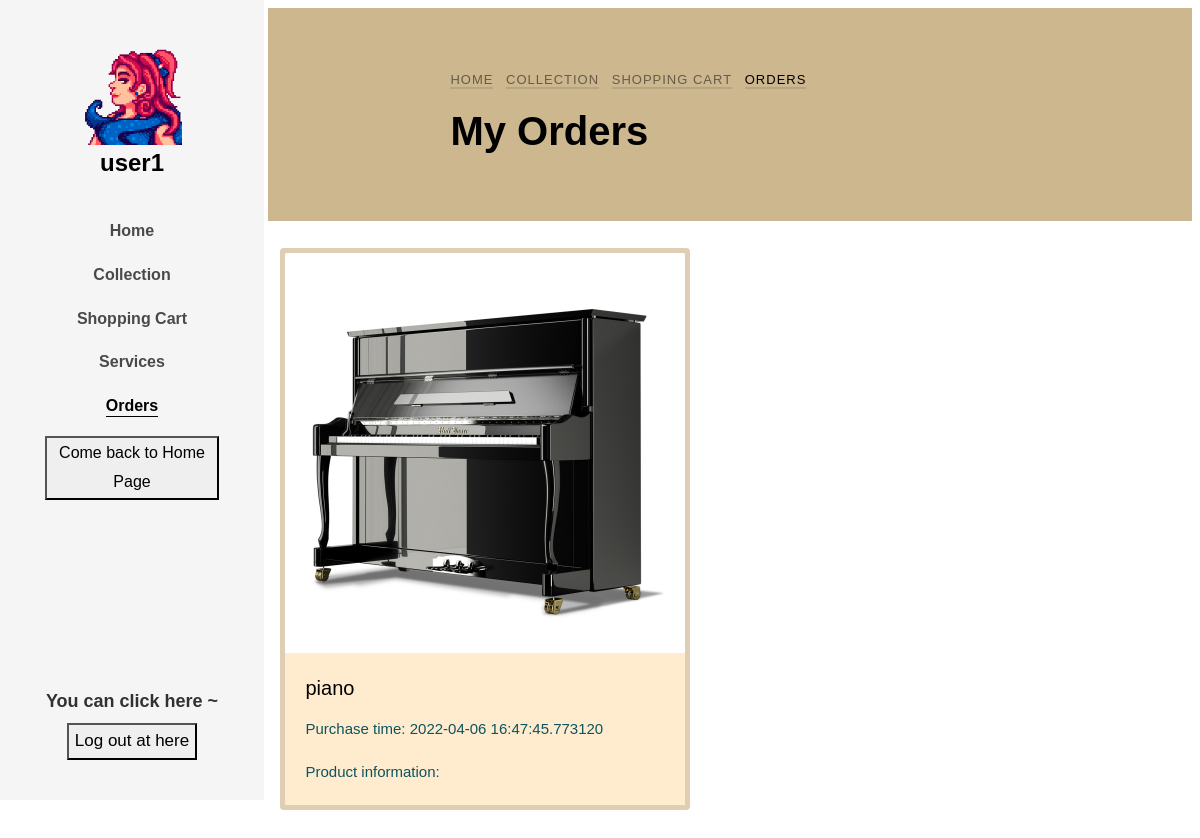
The page /Orders (signed in) on the database as committed earlier.
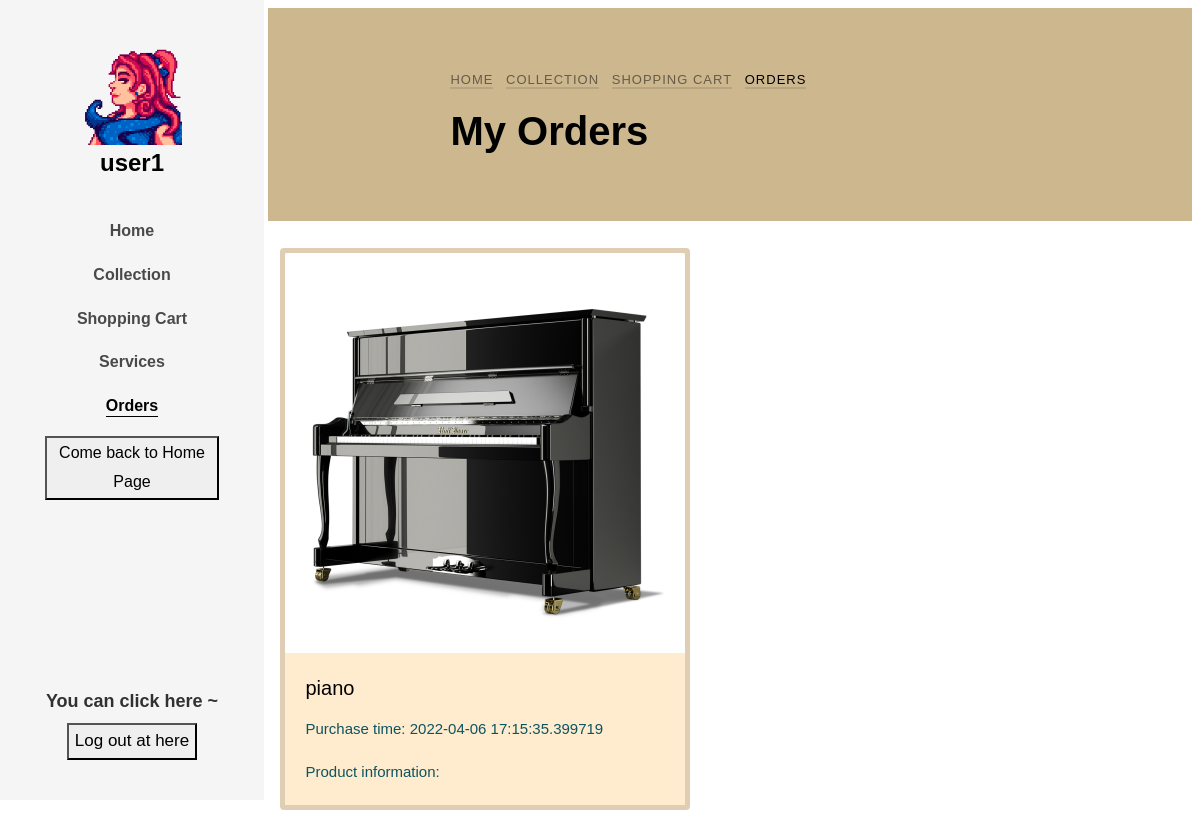
The same page on the database as committed later.
### app/models.py (models this page shows, shortened)
class User(db.Model):
    __tablename__ = "user"
    __table_args__ = {'extend_existing': True}
    id = db.Column(db.Integer, primary_key=True)
    user_name = db.Column(db.String(32), unique=True, nullable=False)
    password_hash = db.Column(db.String(64), nullable=False)
    email = db.Column(db.String(64), nullable=False)
    register_time = db.Column(db.DateTime, default=datetime.now)
    gender = db.Column(db.String(10), nullable=True)
    icon = db.Column(db.String(128), nullable=True)
    introduction = db.Column(db.String(64), nullable=True)
    authority = db.Column(db.Integer, default=0, nullable=False)
    money = db.Column(db.Integer, default=0, nullable=False)

class Order(db.Model):
    __tablename__ = "order"
    __table_args__ = {'extend_existing': True}
    id = db.Column(db.Integer, primary_key=True, autoincrement=True)
    commodity_id = db.Column(db.Integer, db.ForeignKey('commodity.id'))
    user_id = db.Column(db.Integer, db.ForeignKey('user.id'))
    purchase_time = db.Column(db.DateTime, default=datetime.now)
    commodity_num = db.Column(db.Integer, default=0, nullable=False)
    address = db.Column(db.String(64), nullable=False)
    transport = db.Column(db.String(64),nullable=False)
    commodity = db.relationship('Commodity', backref=db.backref('Order', lazy='dynamic'))

class Commodity(db.Model):
    __tablename__ = "commodity"
    __table_args__ = {'extend_existing': True}
    id = db.Column(db.Integer, primary_key=True, autoincrement=True)
    commodity_name = db.Column(db.String(32), nullable=False)
    release_time = db.Column(db.DateTime, default=datetime.now)
    cargo_quantity = db.Column(db.Integer, nullable=False)
    pic_path = db.Column(db.String(64), nullable=True)
    price = db.Column(db.Integer, nullable=False)
    introduction = db.Column(db.String(64), nullable=True)
    type = db.Column(db.String(32), nullable=False)
    is_collect = db.Column(db.Boolean, default=False, nullable=False)

### app/routes.py (the view)
@app.route('/Orders')
def Orders():
    user = User.query.filter(User.user_name == session.get('USERNAME')).first()
    user_icon = setIcon()
    orders = Order.query.filter(User.id == session.get('uid'))
    return render_template('order.html', user=user, icon=user_icon, islogin=islogined(), orders=orders)

### app/functions.py (called while the page is built)
def islogined():
    if session.get('USERNAME'):
        return True
    else:
        return False

### app/routes.py (called while the page is built)
def setIcon():
    if islogined():
        user = User.query.filter(User.user_name == session.get('USERNAME')).first()
        user_icon = user.icon
        if user_icon != None:
            icon = user.icon
            user_icon = url_for('static', filename='uploaded_AVA/' + icon)
        else:
            user_icon = 'NULL'
    else:
        user_icon = 'NULL'
    return user_icon

### app/templates/order.html (shortened to what this page needs)
<!DOCTYPE html>
<html lang="en">
  <head>
    <link rel="stylesheet" href="../static/css/open-iconic-bootstrap.min.css">
    <link rel="stylesheet" href="../static/css/animate.css">
    <link rel="stylesheet" href="../static/css/owl.carousel.min.css">
    <link rel="stylesheet" href="../static/css/owl.theme.default.min.css">
    <link rel="stylesheet" href="../static/css/magnific-popup.css">
    <link rel="stylesheet" href="../static/css/aos.css">
    <link rel="stylesheet" href="../static/css/ionicons.min.css">
    <link rel="stylesheet" href="../static/css/bootstrap-datepicker.css">
    <link rel="stylesheet" href="../static/css/jquery.timepicker.css">
    <link rel="stylesheet" href="../static/css/flaticon.css">
    <link rel="stylesheet" href="../static/css/icomoon.css">
    <link rel="stylesheet" href="../static/css/style-per.css">
  </head>
  <body>
	<div id="colorlib-page">
		<aside id="colorlib-aside" role="complementary" class="js-fullheight text-center">
			<h1 id="colorlib-logo"><a href="http://127.0.0.1:5000/home">
                <span>
                    {% if icon == "NULL" %}
                        <img src='{{ avatars.default(size='l') }}' alt="" width=100 height=100>
                    {% else %}
                        <img src='{{ icon }}' alt="" width=100 height=100>
                    {% endif %}
                </span><br>{{user.user_name}}</a>
            </h1>
			<nav id="colorlib-main-menu" role="navigation">
				<ul>
					<li><a href="http://127.0.0.1:5000/home ">Home</a></li>
					<li><a href="http://127.0.0.1:5000/collection">Collection</a></li>
					<li><a href="http://127.0.0.1:5000/ShoppingCart">Shopping Cart</a></li>
					<li><a href="http://127.0.0.1:5000/contact">Services</a></li>
                    <li class="colorlib-active"><a href="http://127.0.0.1:5000/Orders">Orders</a></li>
                    <li><button onclick="location.href='http://127.0.0.1:5000/main_page'">Come back to Home Page</button> </li>
				</ul>
			</nav>
			<div class="colorlib-footer">
				<h3>You can click here ~</h3>
				<div class="d-flex justify-content-center">
					<form action="#" class="colorlib-subscribe-form">
            <div class="form-group d-flex">
            	<button onclick="clickToLogout();">Log out at here</button>
            </div>
          </form>
				</div>
			</div>
		</aside>
        <div id="colorlib-main">
        <section class="ftco-section ftco-bread">
            <div class="container">
                <div class="row no-gutters slider-text justify-content-center align-items-center">
                    <div class="col-md-8 ftco-animate">
                        <p class="breadcrumbs"><span class="mr-2"><a href="http://127.0.0.1:5000/home">Home</a></span>
                        <span class="mr-2"><a href="http://127.0.0.1:5000/collection">Collection</a></span>
                        <span class="mr-2"><a href="http://127.0.0.1:5000/ShoppingCart">Shopping Cart</a></span>
                        <span>Orders</span></p>
                        <h1 class="bread">My Orders</h1>
                    </div>
                </div>
            </div>
        </section>
        <section class="ftco-section-3">
            <div class="photograhy">
                <div class="row">
                    {% for order in orders %}
                    <div class="card">
                    <a href="http://127.0.0.1:5000/singleOrder"><img class="card-img-top" src="{{ order.commodity.pic_path }}" alt="Card image cap" height="400px"></a>
                         <div class="card-body">
                            <h5 class="card-title"><a href="http://127.0.0.1:5000/singleOrder">{{ order.commodity.commodity_name }} </a></h5>
                            <p class="card-text">Purchase time: {{ order.purchase_time }}</p>
                            <p class="card-text">Product information: {{ order.commodity.information }}</p>
                         </div>
                    </div>
                    {% endfor %}
                </div>
                </div>
        </section>
    </div>
</div>
</body>
</html>

Rows that differ between the two databases and show on the page:
changed Order "piano": purchase_time "2022-04-06 16:47:45.773120" → "2022-04-06 17:15:35.399719"
